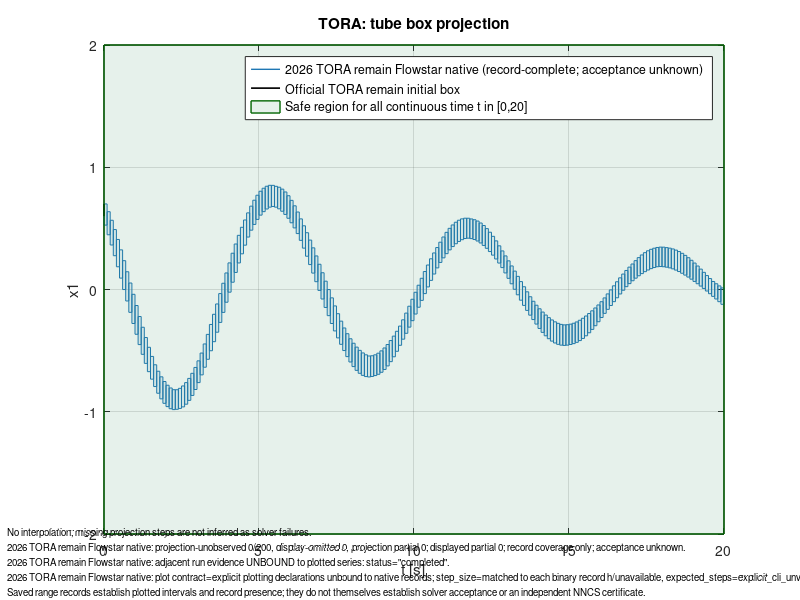

MATLAB code to generate this figure:
% Generated by torch_tm_flowpipe.flowpipe_plot
% Axis-aligned box projection; this is not a Flow* octagon.
% Missing observer steps are not interpolated.
figure('Color','w'); hold on; box on; grid on;
h_1 = plot(nan, nan, '-', 'Color', [0.1216 0.4667 0.7059], 'LineWidth', 1.0);
boxes_1_complete = [
  0 0.10000000000000001 0.5266796635784684 0.70000023134268741;
  0.10000000000000001 0.20000000000000001 0.44772276569321867 0.63646403275832342;
  0.20000000000000001 0.30000000000000004 0.36399827631178538 0.56633158008279771;
  0.30000000000000004 0.40000000000000002 0.27639302513747238 0.49036204023710989;
  0.40000000000000002 0.5 0.18583411398306457 0.40937329708109554;
  0.5 0.60000000000000009 0.093279514260058718 0.32423356629759648;
  0.60000000000000009 0.70000000000000007 -0.00029166676122364645 0.23585249640743514;
  0.70000000000000007 0.80000000000000004 -0.093889135225774439 0.14517199090764704;
  0.80000000000000004 0.90000000000000002 -0.18676981545609847 0.053156338138248327;
  0.90000000000000002 1 -0.2779398180320351 -0.039217246092378456;
  1 1.1000000000000001 -0.36619174450837944 -0.13096858163785355;
  1.1000000000000001 1.2000000000000002 -0.45058764049542449 -0.22112543339579258;
  1.2000000000000002 1.3 -0.53024145107370502 -0.30873843079980307;
  1.3 1.4000000000000001 -0.60432552057940425 -0.39289262764402322;
  1.4000000000000001 1.5 -0.67207740915042058 -0.4727178286075705;
  1.5 1.6000000000000001 -0.73333485185016511 -0.54739676252748715;
  1.6000000000000001 1.7000000000000002 -0.79387242997139451 -0.61572276918015634;
  1.7000000000000002 1.8 -0.84856037167489906 -0.66850923443759813;
  1.8 1.9000000000000001 -0.89441065927750629 -0.71427852109683132;
  1.9000000000000001 2 -0.93099204493213683 -0.75259166276517797;
  2 2.1000000000000001 -0.95797656504190443 -0.78309290355007644;
  2.1000000000000001 2.2000000000000002 -0.97514323859982333 -0.80551339200956684;
  2.2000000000000002 2.3000000000000003 -0.98246939451031856 -0.81956706622111619;
  2.3000000000000003 2.4000000000000004 -0.9800349340658967 -0.81981088897693277;
  2.4000000000000004 2.5 -0.97278322801902106 -0.80839998824275383;
  2.5 2.6000000000000001 -0.9602660069295208 -0.78895097042034479;
  2.6000000000000001 2.7000000000000002 -0.93817451753432846 -0.7617445675806932;
  2.7000000000000002 2.8000000000000003 -0.90681276280166245 -0.72713867224722517;
  2.8000000000000003 2.9000000000000004 -0.86658560832164711 -0.68556860435518385;
  2.9000000000000004 3 -0.81799297551321171 -0.63753310410471764;
  3 3.1000000000000001 -0.76163328598314761 -0.58360383653898251;
  3.1000000000000001 3.2000000000000002 -0.69835027850153319 -0.51983447690144646;
  3.2000000000000002 3.3000000000000003 -0.63571204164982376 -0.44533740326396637;
  3.3000000000000003 3.4000000000000004 -0.57081672261237337 -0.36707517582207549;
  3.4000000000000004 3.5 -0.50095481065725167 -0.28590100581337435;
  3.5 3.6000000000000001 -0.4268688596334253 -0.20266620146421652;
  3.6000000000000001 3.7000000000000002 -0.34933393981557637 -0.11822927703459442;
  3.7000000000000002 3.8000000000000003 -0.26915128609289474 -0.033453359081455983;
  3.8000000000000003 3.9000000000000004 -0.18714142368319461 0.051099905257297108;
  3.9000000000000004 4 -0.10413706487442305 0.13541520676950539;
  4 4.1000000000000005 -0.021830985360648515 0.21759291352794716;
  4.1000000000000005 4.2000000000000002 0.059588202399996369 0.29682177873339349;
  4.2000000000000002 4.2999999999999998 0.13953418254092273 0.37224447442063846;
  4.2999999999999998 4.4000000000000004 0.21721586917222013 0.44313317507481276;
  4.4000000000000004 4.5 0.2918718145731628 0.50881443742251087;
  4.5 4.6000000000000005 0.36277882687904889 0.56868021931006896;
  4.6000000000000005 4.7000000000000002 0.42912687480842321 0.62680924138591931;
  4.7000000000000002 4.8000000000000007 0.48534666431568163 0.68184804720522307;
  4.8000000000000007 4.9000000000000004 0.53241244250984154 0.73038554417673041;
  4.9000000000000004 5 0.57355095379386478 0.77116781780685306;
  5 5.1000000000000005 0.6084425158006691 0.80390894127559986;
  5.1000000000000005 5.2000000000000002 0.63684837696665175 0.82842066334155318;
  5.2000000000000002 5.3000000000000007 0.65859942394587601 0.8445865751404652;
  5.3000000000000007 5.4000000000000004 0.67359268556169438 0.85237525174133533;
  5.4000000000000004 5.5 0.67923982819235273 0.85190726027104358;
  5.5 5.6000000000000005 0.6734978692541147 0.84401928657369707;
  5.6000000000000005 5.7000000000000002 0.66000001155661259 0.83655686846377975;
  5.7000000000000002 5.8000000000000007 0.64017128804234225 0.82108042626357525;
  5.8000000000000007 5.9000000000000004 0.61430377511274614 0.79782829508757669;
  5.9000000000000004 6 0.58271994585988407 0.76709684619773566;
  6 6.1000000000000005 0.54578527807147137 0.72923782814471061;
  6.1000000000000005 6.2000000000000002 0.5039142094664818 0.68467580804447148;
  6.2000000000000002 6.3000000000000007 0.45747960637447704 0.63389661241679607;
  6.3000000000000007 6.4000000000000004 0.4019940349298492 0.57769089261201279;
  6.4000000000000004 6.5 0.33844293942791398 0.52112020447663565;
  6.5 6.6000000000000005 0.27219520657751134 0.46448711037062429;
  6.6000000000000005 6.7000000000000002 0.2038875350435011 0.40425881383148549;
  6.7000000000000002 6.8000000000000007 0.13420099771793481 0.34073716006283455;
  6.8000000000000007 6.9000000000000004 0.063907343485891721 0.27458423599850584;
  6.9000000000000004 7 -0.0072473180829064716 0.20648517901718996;
  7 7.1000000000000005 -0.077647815561610323 0.13714175057542805;
  7.1000000000000005 7.2000000000000002 -0.14689925018128797 0.068164243001082009;
  7.2000000000000002 7.3000000000000007 -0.2139252389518895 -0.00052273921650317686;
  7.3000000000000007 7.4000000000000004 -0.27808204284977922 -0.068302459079781497;
  7.4000000000000004 7.5 -0.33876150168527552 -0.13419289604441931;
  7.5 7.6000000000000005 -0.39581450576804245 -0.1978925951072992;
  7.6000000000000005 7.7000000000000002 -0.44831862642144155 -0.25877611529365835;
  7.7000000000000002 7.8000000000000007 -0.49933842857816196 -0.31463390599471192;
  7.8000000000000007 7.9000000000000004 -0.54906458367499811 -0.36159805788943067;
  7.9000000000000004 8 -0.59289723610478284 -0.40296292622049384;
  8 8.0999999999999996 -0.6305131919278073 -0.43964058690478136;
  8.0999999999999996 8.2000000000000011 -0.66142182230068358 -0.47132860036412577;
  8.2000000000000011 8.3000000000000007 -0.68541491578829472 -0.49778183218087052;
  8.3000000000000007 8.4000000000000004 -0.70236169761982337 -0.5188132948745845;
  8.4000000000000004 8.5 -0.71218711520653089 -0.53429522370517146;
  8.5 8.5999999999999996 -0.71529622035781915 -0.54386769233378451;
  8.5999999999999996 8.7000000000000011 -0.71135553271419905 -0.54195292924544725;
  8.7000000000000011 8.8000000000000007 -0.70392676513109231 -0.53435374966708549;
  8.8000000000000007 8.9000000000000004 -0.69355427009106219 -0.52101057703221865;
  8.9000000000000004 9 -0.67703647866133265 -0.50196669049790799;
  9 9.0999999999999996 -0.65408901852741619 -0.47818780291865826;
  9.0999999999999996 9.2000000000000011 -0.62502432276519071 -0.4499921745788964;
  9.2000000000000011 9.3000000000000007 -0.59021433817489899 -0.41766571799937269;
  9.3000000000000007 9.4000000000000004 -0.55027482198809186 -0.38136221575756923;
  9.4000000000000004 9.5 -0.50547614968454091 -0.34177963984836701;
  9.5 9.6000000000000014 -0.4563072685290937 -0.29936874976448935;
  9.6000000000000014 9.7000000000000011 -0.40628717044628404 -0.24788510498795402;
  9.7000000000000011 9.8000000000000007 -0.35829090592775481 -0.19296401296099616;
  9.8000000000000007 9.9000000000000004 -0.30773762306253466 -0.1368399638431701;
  9.9000000000000004 10 -0.2549714116980874 -0.079843502978877171;
  10 10.100000000000001 -0.20058107404186243 -0.022619182087733575;
  10.100000000000001 10.200000000000001 -0.14497872930334751 0.03498648768395133;
  10.200000000000001 10.300000000000001 -0.088941046096056159 0.091796701579830317;
  10.300000000000001 10.4 -0.033562121425880137 0.14709550306431948;
  10.4 10.5 0.021137301277601779 0.20028286164640433;
  10.5 10.600000000000001 0.07470023244412384 0.25121500298011684;
  10.600000000000001 10.700000000000001 0.12673405817624869 0.29903763661422172;
  10.700000000000001 10.800000000000001 0.1767348241501924 0.34325973647634828;
  10.800000000000001 10.9 0.22136670753279766 0.38691773894517756;
  10.9 11 0.25894161954381728 0.4296375514651215;
  11 11.100000000000001 0.29329335305551152 0.46754856648812848;
  11.100000000000001 11.200000000000001 0.32412774935389332 0.500351111224699;
  11.200000000000001 11.300000000000001 0.35119213692724505 0.52804433728448952;
  11.300000000000001 11.4 0.37427917833331115 0.55019139120803795;
  11.4 11.5 0.39314476899764345 0.56666537951749441;
  11.5 11.600000000000001 0.40736186570541616 0.57780335817064921;
  11.600000000000001 11.700000000000001 0.41707996532250702 0.58323833217785614;
  11.700000000000001 11.800000000000001 0.41991920643273889 0.58299707791850208;
  11.800000000000001 11.9 0.41643924506763164 0.57709290421539583;
  11.9 12 0.40888904144931987 0.57062481070718529;
  12 12.100000000000001 0.39674636020901111 0.55990439953505189;
  12.100000000000001 12.200000000000001 0.38066197051336137 0.54394048147737029;
  12.200000000000001 12.300000000000001 0.36041213380753295 0.52337843578385479;
  12.300000000000001 12.4 0.33694094774502048 0.49814514441884561;
  12.4 12.5 0.31035102401653314 0.46852381969737189;
  12.5 12.600000000000001 0.28116188390719132 0.43496510425767082;
  12.600000000000001 12.700000000000001 0.24972072526625363 0.39773334286948137;
  12.700000000000001 12.800000000000001 0.21637519311398162 0.35724424542035832;
  12.800000000000001 12.9 0.17904673820998887 0.31564497357714455;
  12.9 13 0.13556045855386423 0.27486676592136067;
  13 13.100000000000001 0.091374055541464161 0.23436425780288628;
  13.100000000000001 13.200000000000001 0.046748090655144604 0.19280090487592999;
  13.200000000000001 13.300000000000001 0.0017716563555335045 0.15049562757713172;
  13.300000000000001 13.4 -0.043269756295046681 0.10749167250658268;
  13.4 13.5 -0.087368976394523512 0.064677844858879369;
  13.5 13.600000000000001 -0.12997457604101564 0.022503506553232959;
  13.600000000000001 13.700000000000001 -0.17102280546725587 -0.018847286254285028;
  13.700000000000001 13.800000000000001 -0.20983775944759442 -0.059221898548610763;
  13.800000000000001 13.9 -0.2459486520483449 -0.096300169109739292;
  13.9 14 -0.28283441355597255 -0.12860757979335685;
  14 14.100000000000001 -0.31856633665630535 -0.1577044159941422;
  14.100000000000001 14.200000000000001 -0.35059152733990717 -0.18451839080129581;
  14.200000000000001 14.300000000000001 -0.37863626081505786 -0.20881407668921162;
  14.300000000000001 14.4 -0.40248272708561567 -0.23038426345726642;
  14.4 14.5 -0.42215055683525537 -0.24906124358774256;
  14.5 14.600000000000001 -0.43745139756871559 -0.26454080670704683;
  14.600000000000001 14.700000000000001 -0.44844121689803385 -0.276761132521466;
  14.700000000000001 14.800000000000001 -0.4550729988703997 -0.28536794201962323;
  14.800000000000001 14.9 -0.45734586162583413 -0.2893383757395786;
  14.9 15 -0.45513214886084624 -0.28794359935849451;
  15 15.100000000000001 -0.44964606629163217 -0.2835296424068825;
  15.100000000000001 15.200000000000001 -0.44270082872868249 -0.27606457872600398;
  15.200000000000001 15.300000000000001 -0.43211969401061651 -0.26528777851042867;
  15.300000000000001 15.4 -0.41789941956895715 -0.25155629009195324;
  15.4 15.5 -0.40009866249153114 -0.23527509314512088;
  15.5 15.600000000000001 -0.3787274055615133 -0.21680489476369363;
  15.600000000000001 15.700000000000001 -0.35406082618299173 -0.196420717050379;
  15.700000000000001 15.800000000000001 -0.32643784035658779 -0.17435566913929842;
  15.800000000000001 15.9 -0.29623453383297765 -0.15092241282380978;
  15.9 16 -0.26369420447425662 -0.126384631591826;
  16 16.100000000000001 -0.2291746431383859 -0.099997634173621078;
  16.100000000000001 16.199999999999999 -0.19514420863943813 -0.068745895865807774;
  16.199999999999999 16.300000000000001 -0.16229961597157835 -0.03594907536940628;
  16.300000000000001 16.400000000000002 -0.13097033340941658 -0.0031114395053217885;
  16.400000000000002 16.5 -0.099466622070175648 0.030101779005649785;
  16.5 16.600000000000001 -0.067641815290921642 0.063312253769655394;
  16.600000000000001 16.699999999999999 -0.036513246946618685 0.09543597817575529;
  16.699999999999999 16.800000000000001 -0.0059781633925265632 0.12633395264311659;
  16.800000000000001 16.900000000000002 0.023224416257437958 0.15567372340245139;
  16.900000000000002 17 0.048127961490487599 0.18302443733837478;
  17 17.100000000000001 0.071613506679572975 0.20857194764660678;
  17.100000000000001 17.199999999999999 0.092725820490407701 0.23596767241638841;
  17.199999999999999 17.300000000000001 0.11225623800296698 0.26081219769999325;
  17.300000000000001 17.400000000000002 0.13001770073748156 0.28266648316881826;
  17.400000000000002 17.5 0.14586216617099071 0.30133580358307782;
  17.5 17.600000000000001 0.15952138072791563 0.31670334456905369;
  17.600000000000001 17.699999999999999 0.17081712322274001 0.32879538220893401;
  17.699999999999999 17.800000000000001 0.17980580102956023 0.33778879266166495;
  17.800000000000001 17.900000000000002 0.18632290931446216 0.34383101371309566;
  17.900000000000002 18 0.18780474434388755 0.34675885489881964;
  18 18.100000000000001 0.18629062729005469 0.34632004349938333;
  18.100000000000001 18.199999999999999 0.18266285811344288 0.34261519958978576;
  18.199999999999999 18.300000000000001 0.17702957719351828 0.33825843971885455;
  18.300000000000001 18.400000000000002 0.16891794784983827 0.33169901696377113;
  18.400000000000002 18.5 0.15878281320860502 0.32228753073301469;
  18.5 18.600000000000001 0.14684722056335664 0.31039425708935958;
  18.600000000000001 18.699999999999999 0.13299807907803279 0.29594294880637068;
  18.699999999999999 18.800000000000001 0.11789927605907259 0.27913570531549842;
  18.800000000000001 18.900000000000002 0.10174225925616942 0.26004643805467031;
  18.900000000000002 19 0.084542029320817697 0.23898559486652785;
  19 19.100000000000001 0.066114918217065749 0.2163228259525157;
  19.100000000000001 19.200000000000003 0.047196343045073627 0.19220877733836247;
  19.200000000000003 19.300000000000001 0.027976701862906843 0.16683826833617788;
  19.300000000000001 19.400000000000002 0.0086543387251354353 0.14048025264605532;
  19.400000000000002 19.5 -0.01232722142098769 0.11405060981093476;
  19.5 19.600000000000001 -0.034422063613763917 0.089515257908507409;
  19.600000000000001 19.700000000000003 -0.056112626991878592 0.065584835121197893;
  19.700000000000003 19.800000000000001 -0.077554157203259921 0.047021363756535609;
  19.800000000000001 19.900000000000002 -0.09965412737505551 0.029550577501974772;
  19.900000000000002 20 -0.12102445323001448 0.013033940812222471;
];
for i = 1:size(boxes_1_complete,1)
  b = boxes_1_complete(i,:);
  if b(1) == b(2) && b(3) == b(4)
    plot(b(1), b(3), '.', 'Color', [0.1216 0.4667 0.7059], 'MarkerSize', 8);
  elseif b(1) == b(2) || b(3) == b(4)
    plot([b(1) b(2)], [b(3) b(4)], '-', 'Color', [0.1216 0.4667 0.7059], 'LineWidth', 0.8);
  else
    patch([b(1) b(2) b(2) b(1)], [b(3) b(3) b(4) b(4)], [0.1216 0.4667 0.7059], 'FaceAlpha', 0.10, 'EdgeColor', [0.1216 0.4667 0.7059], 'LineStyle', '-', 'LineWidth', 0.35);
  end
end
boxes_1_partial = [
];
for i = 1:size(boxes_1_partial,1)
  b = boxes_1_partial(i,:);
  if b(1) == b(2) && b(3) == b(4)
    plot(b(1), b(3), 'o', 'Color', [0.1216 0.4667 0.7059], 'MarkerSize', 4);
  elseif b(1) == b(2) || b(3) == b(4)
    plot([b(1) b(2)], [b(3) b(4)], '--', 'Color', [0.1216 0.4667 0.7059], 'LineWidth', 0.8);
  else
    patch([b(1) b(2) b(2) b(1)], [b(3) b(3) b(4) b(4)], [0.1216 0.4667 0.7059], 'FaceAlpha', 0.02, 'EdgeColor', [0.1216 0.4667 0.7059], 'LineStyle', '--', 'LineWidth', 0.35);
  end
end
initial_box = [0 0 0.59999999999999998 0.69999999999999996];
if initial_box(1) == initial_box(2) && initial_box(3) == initial_box(4)
  h_initial = plot(initial_box(1), initial_box(3), 'ko', 'MarkerSize', 4);
elseif initial_box(1) == initial_box(2) || initial_box(3) == initial_box(4)
  h_initial = plot([initial_box(1) initial_box(2)], [initial_box(3) initial_box(4)], 'k-', 'LineWidth', 1.2);
else
  h_initial = patch([initial_box(1) initial_box(2) initial_box(2) initial_box(1)], [initial_box(3) initial_box(3) initial_box(4) initial_box(4)], 'w', 'FaceColor', 'none', 'EdgeColor', 'k', 'LineWidth', 1.2);
end
region_1 = [0 20 -2 2];
if region_1(1) == region_1(2) && region_1(3) == region_1(4)
  h_region_1 = plot(region_1(1), region_1(3), 'o', 'Color', [0.0000 0.3922 0.0000], 'MarkerSize', 5);
elseif region_1(1) == region_1(2) || region_1(3) == region_1(4)
  h_region_1 = plot([region_1(1) region_1(2)], [region_1(3) region_1(4)], '-', 'Color', [0.0000 0.3922 0.0000], 'LineWidth', 2);
else
  h_region_1 = patch([region_1(1) region_1(2) region_1(2) region_1(1)], [region_1(3) region_1(3) region_1(4) region_1(4)], [0.1804 0.5451 0.3412], 'FaceAlpha', 0.12, 'EdgeColor', [0.0000 0.3922 0.0000], 'LineStyle', '-', 'LineWidth', 1.0);
end
xlabel('t [s]');
ylabel('x1');
title('TORA: tube box projection');
legend([h_1 h_initial h_region_1], {'2026 TORA remain Flowstar native (record-complete; acceptance unknown)', 'Official TORA remain initial box', 'Safe region for all continuous time t in [0,20]'}, 'Location', 'best');
annotation('textbox', [0.01 0.005 0.98 0.140], 'String', {'No interpolation; missing projection steps are not inferred as solver failures.'; '2026 TORA remain Flowstar native: projection-unobserved 0/200, display-omitted 0, projection partial 0; displayed partial 0; record coverage only; acceptance unknown.'; '2026 TORA remain Flowstar native: adjacent run evidence UNBOUND to plotted series: status="completed".'; '2026 TORA remain Flowstar native: plot contract=explicit plotting declarations unbound to native records; step_size=matched to each binary record h/unavailable, expected_steps=explicit_cli_unverified/unavailable, lane_count=explicit_cli_unverified/unavailable.'; 'Saved range records establish plotted intervals and record presence; they do not themselves establish solver acceptance or an independent NNCS certificate.'}, 'EdgeColor', 'none', 'FontSize', 7, 'Interpreter', 'none', 'FitBoxToText', 'on');
% Use exportgraphics(gcf, 'plot.pdf', 'ContentType', 'vector') if desired.
